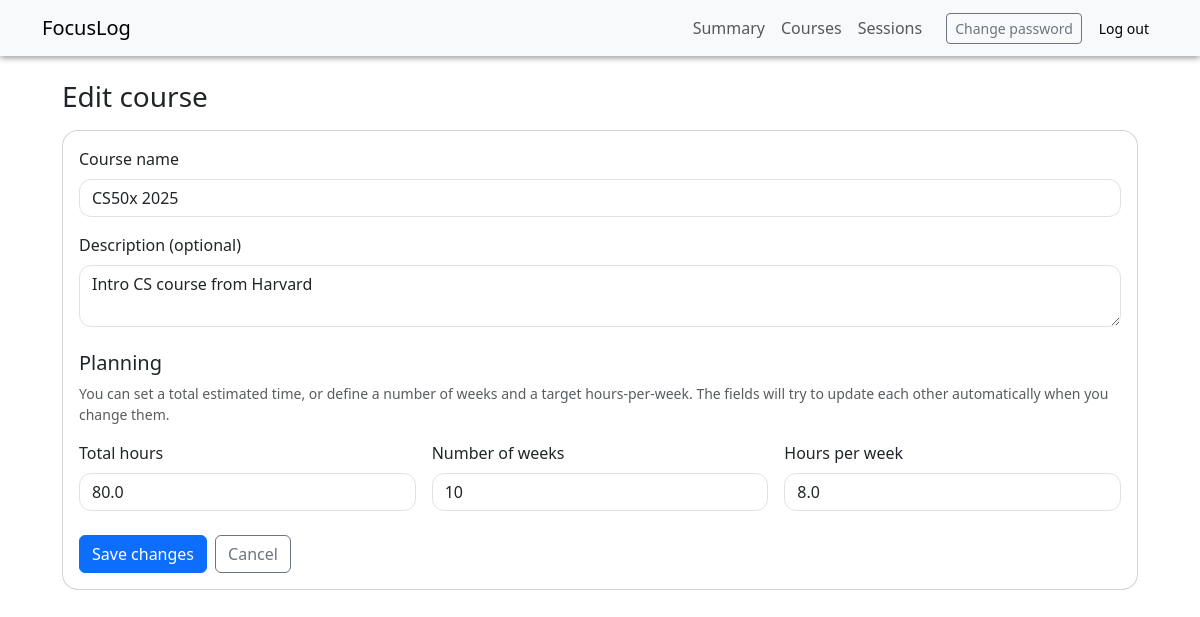
The app's page /courses/1/edit (signed in) with its own data.
### tables this page shows
CREATE TABLE courses (
    id                   INTEGER PRIMARY KEY AUTOINCREMENT,
    user_id              INTEGER NOT NULL,
    name                 TEXT NOT NULL,
    description          TEXT,
    target_total_hours   REAL,
    target_weeks         INTEGER,
    target_hours_per_week REAL,
    completed            INTEGER NOT NULL DEFAULT 0,
    FOREIGN KEY (user_id) REFERENCES users(id)
);

### app.py (the view, shortened to what this page needs)
@app.route("/courses/<int:course_id>/edit", methods=["GET", "POST"])
@login_required
def course_edit(course_id):
    course = get_course_or_404(course_id)
    db = get_db()
    if request.method == "GET":
        return render_template("courses/form.html", course=course)

### app.py (called while the page is built)
def get_db():
    if "db" not in g:
        db_path = app.config["DATABASE"]
        conn = sqlite3.connect(db_path)
        conn.row_factory = sqlite3.Row
        g.db = conn
    return g.db

def get_course_or_404(course_id):
    user_id = session.get("user_id")
    db = get_db()
    cur = db.execute(
        "SELECT * FROM courses WHERE id = ? AND user_id = ?",
        (course_id, user_id),
    )
    course = cur.fetchone()
    if course is None:
        abort(404)
    return course

### helpers.py (called while the page is built)
def login_required(f):
    @wraps(f)
    def decorated(*args, **kwargs):
        if "user_id" not in session:
            return redirect(url_for("login"))
        return f(*args, **kwargs)
    return decorated

### templates/courses/form.html (shortened to what this page needs)
{% extends "layout.html" %}
{% block body %}
<h1 class="h3 mb-3">
  {% if course %}Edit course{% else %}New course{% endif %}
</h1>
<div class="card p-3">
  <form
    action="{% if course %}{{ url_for('course_edit', course_id=course.id) }}{% else %}{{ url_for('course_new') }}{% endif %}"
    method="post"
    id="course-form"
    class="constrained-form-wide"
  >
    <div class="mb-3">
      <label for="name" class="form-label">Course name</label>
      <input
        class="form-control"
        id="name"
        name="name"
        required
        value="{{ course and course.name or '' }}"
      >
    </div>
    <div class="mb-3">
      <label for="description" class="form-label">Description (optional)</label>
      <textarea
        class="form-control"
        id="description"
        name="description"
        rows="2"
      >{{ course and course.description or '' }}</textarea>
    </div>
    <h2 class="h5 mt-4 mb-2">Planning</h2>
    <p class="text-muted small mb-3">
      You can set a total estimated time, or define a number of weeks and
      a target hours-per-week. The fields will try to update each other
      automatically when you change them.
    </p>
    <div class="row g-3">
      <div class="col-md-4">
        <label for="target_total_hours" class="form-label">Total hours</label>
        <input
          class="form-control"
          id="target_total_hours"
          name="target_total_hours"
          type="number"
          min="0"
          step="0.5"
          value="{{ course and course.target_total_hours or '' }}"
        >
      </div>
      <div class="col-md-4">
        <label for="target_weeks" class="form-label">Number of weeks</label>
        <input
          class="form-control"
          id="target_weeks"
          name="target_weeks"
          type="number"
          min="1"
          step="1"
          value="{{ course and course.target_weeks or '' }}"
        >
      </div>
      <div class="col-md-4">
        <label for="target_hours_per_week" class="form-label">Hours per week</label>
        <input
          class="form-control"
          id="target_hours_per_week"
          name="target_hours_per_week"
          type="number"
          min="0"
          step="0.5"
          value="{{ course and course.target_hours_per_week or '' }}"
        >
      </div>
    </div>
    <div class="mt-4 d-flex gap-2">
      <button class="btn btn-primary" type="submit">
        {% if course %}Save changes{% else %}Create course{% endif %}
      </button>
      <a class="btn btn-outline-secondary" href="{{ url_for('courses') }}">Cancel</a>
    </div>
  </form>
</div>
{% endblock %}

### static/styles.css (style rules this page uses)
body { min-height: 100vh; }
.card { border-radius: 1rem; }
.form-control, .form-select, textarea.form-control { border-radius: 0.75rem; }

### records on screen
courses: name "CS50x 2025", description "Intro CS course from Harvard", target_total_hours "80.0", target_weeks "10", target_hours_per_week "8.0"
